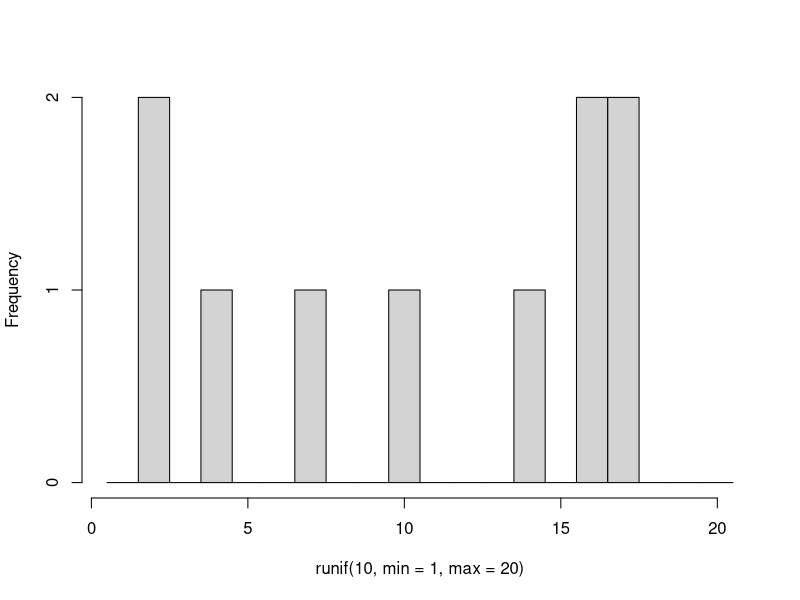
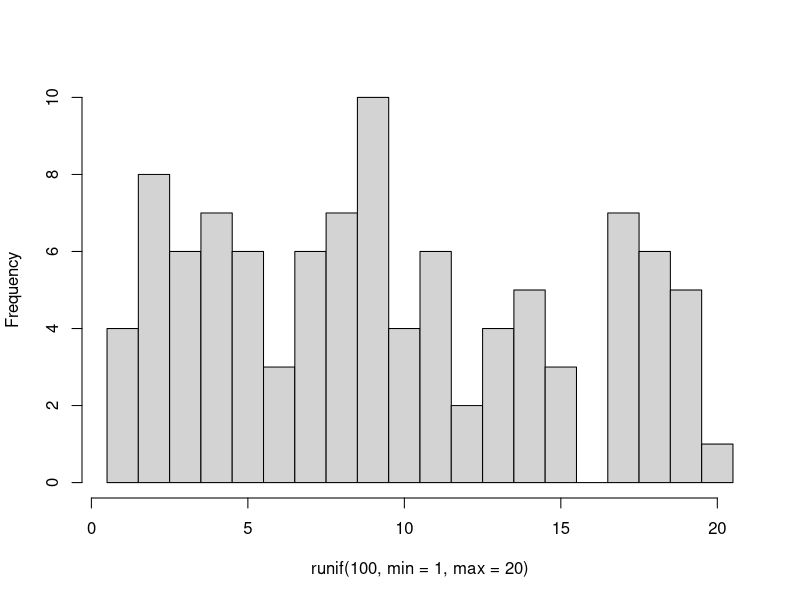
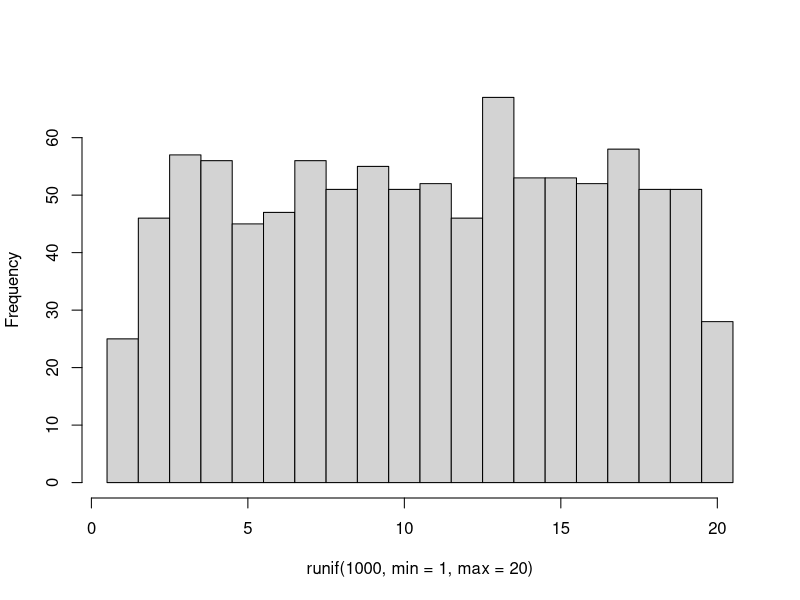
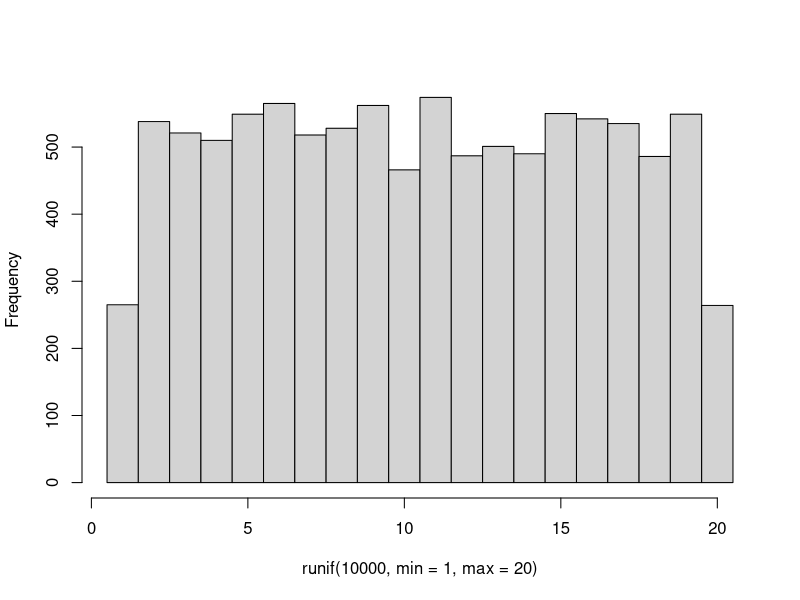
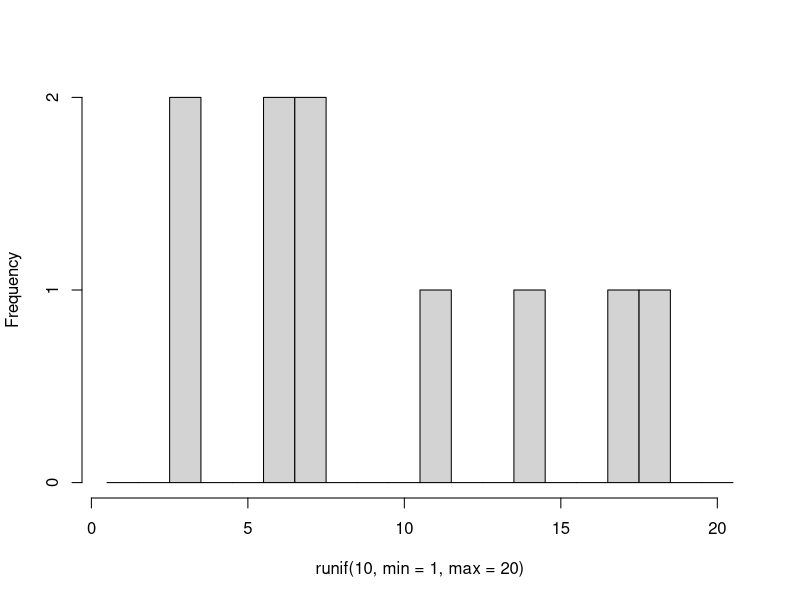
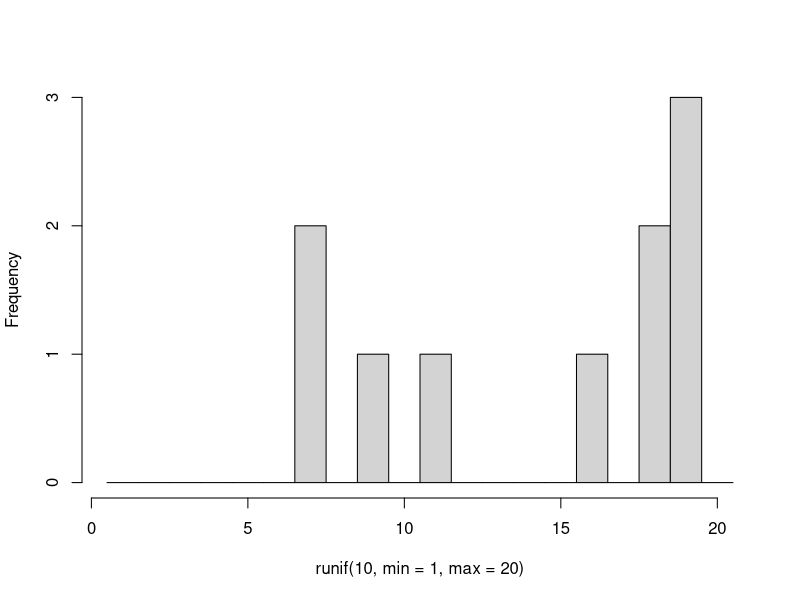
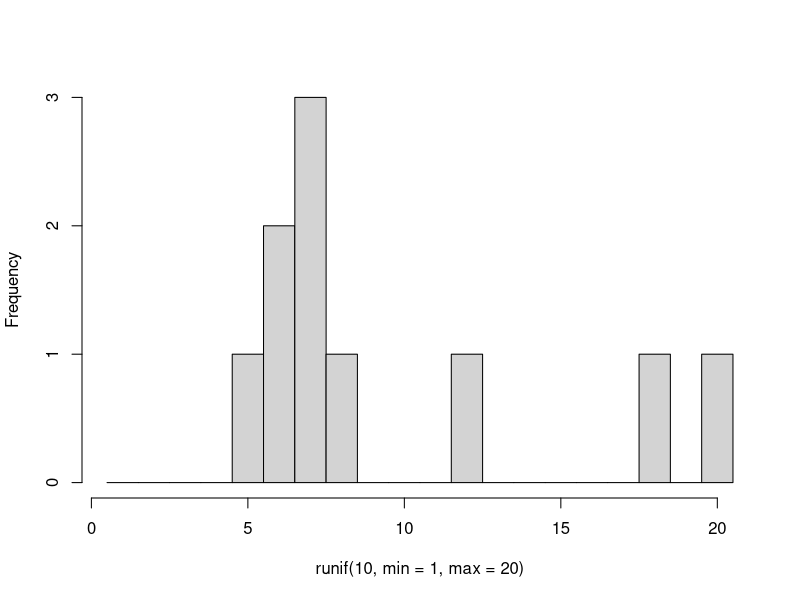
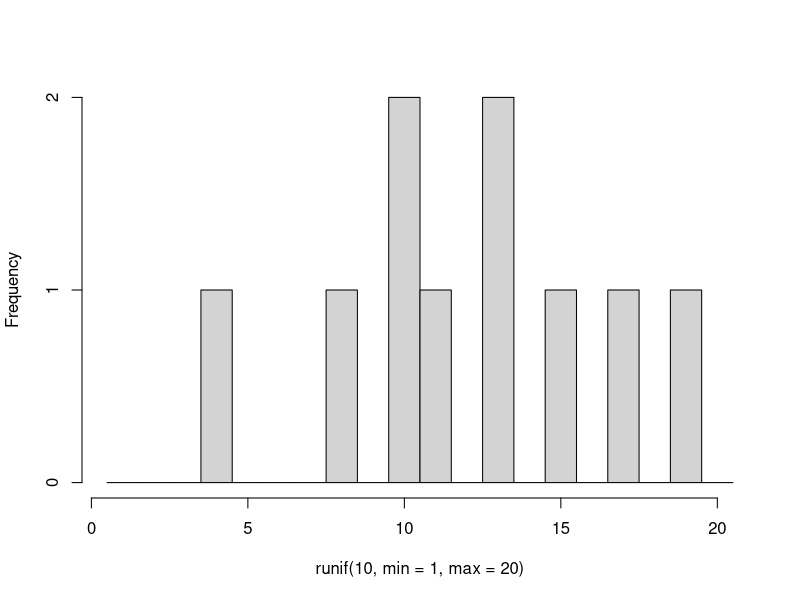

Recreate these plots in R, in order.
## ---- chunk 1

runif(1, min = 6, max = 9)

runif(10, min = 4, max = 20)

## ---- chunk 2

floor(runif(1, min = 1, max = 6))

## ---- chunk 3
#| layout-ncol: 2
#| fig-cap: 
#|   - "10 rolls"
#|   - "100 rolls"
#|   - "1000 rolls" 
#|   - "10000 rolls"
#| echo: false

hist(runif(10, min = 1, max = 20), breaks = seq(from = 0.5, to = 20.5), main = NULL)
hist(runif(100, min = 1, max = 20), breaks = seq(from = 0.5, to = 20.5), main = NULL)
hist(runif(1000, min = 1, max = 20), breaks = seq(from = 0.5, to = 20.5), main = NULL)
hist(runif(10000, min = 1, max = 20), breaks = seq(from = 0.5, to = 20.5), main = NULL)

## ---- chunk 4
#| layout-ncol: 5
#| echo: false

for (i in seq_along(1:10)) {
  hist(runif(10, min = 1, max = 20), breaks = seq(from = 0.5, to = 20.5), main = NULL)
}

## ---- chunk 5

rnorm(5)

rnorm(5, mean = 50, sd = 5)

## ---- chunk 6
#| layout-ncol: 2
#| fig-cap: 
#|   - "10 draws"
#|   - "100 draws"
#|   - "1000 draws" 
#|   - "10000 draws"
#| echo: false

hist(rnorm(10, mean = 50, sd = 5), main = NULL)
hist(rnorm(100, mean = 50, sd = 5), main = NULL)
hist(rnorm(1000, mean = 50, sd = 5), main = NULL)
hist(rnorm(10000, mean = 50, sd = 5), main = NULL)

## ---- chunk 7
#| layout-ncol: 5
#| echo: false

for (i in seq_along(1:10)) {
  hist(rnorm(50, mean = 50, sd = 5), main = NULL)
}

